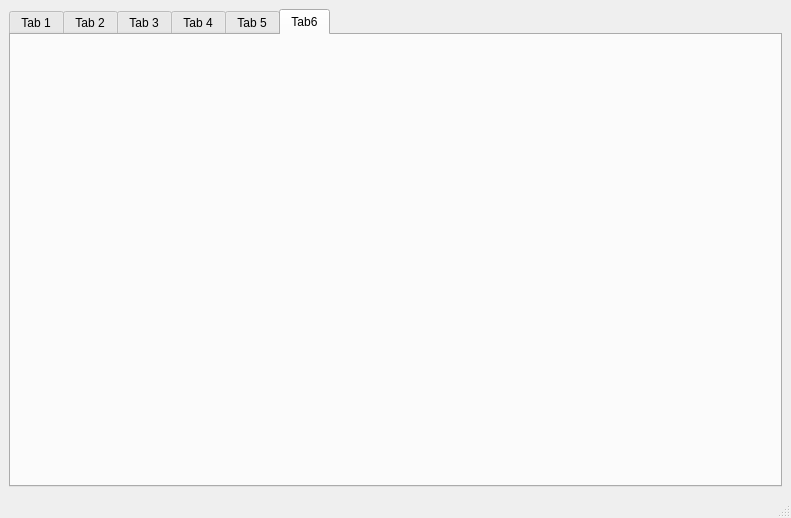
<?xml version="1.0" encoding="UTF-8"?>
<ui version="4.0">
 <class>MainWidgets</class>
 <widget class="QMainWindow" name="MainWidgets">
  <property name="geometry">
   <rect>
    <x>0</x>
    <y>0</y>
    <width>791</width>
    <height>518</height>
   </rect>
  </property>
  <property name="windowTitle">
   <string>MainWidgets</string>
  </property>
  <widget class="QWidget" name="centralwidget">
   <layout class="QVBoxLayout" name="verticalLayout">
    <item>
     <widget class="QTabWidget" name="tabWidget">
      <property name="currentIndex">
       <number>5</number>
      </property>
      <widget class="QWidget" name="ptab1">
       <attribute name="title">
        <string>Tab 1</string>
       </attribute>
      </widget>
      <widget class="QWidget" name="ptab2">
       <attribute name="title">
        <string>Tab 2</string>
       </attribute>
      </widget>
      <widget class="QWidget" name="ptab3">
       <attribute name="title">
        <string>Tab 3</string>
       </attribute>
      </widget>
      <widget class="QWidget" name="ptab4">
       <attribute name="title">
        <string>Tab 4</string>
       </attribute>
      </widget>
      <widget class="QWidget" name="ptab5">
       <attribute name="title">
        <string>Tab 5</string>
       </attribute>
      </widget>
      <widget class="QWidget" name="ptab6">
       <attribute name="title">
        <string>Tab6</string>
       </attribute>
      </widget>
     </widget>
    </item>
   </layout>
  </widget>
  <widget class="QMenuBar" name="menubar">
   <property name="geometry">
    <rect>
     <x>0</x>
     <y>0</y>
     <width>791</width>
     <height>21</height>
    </rect>
   </property>
  </widget>
  <widget class="QStatusBar" name="statusbar"/>
 </widget>
 <resources/>
 <connections/>
</ui>
